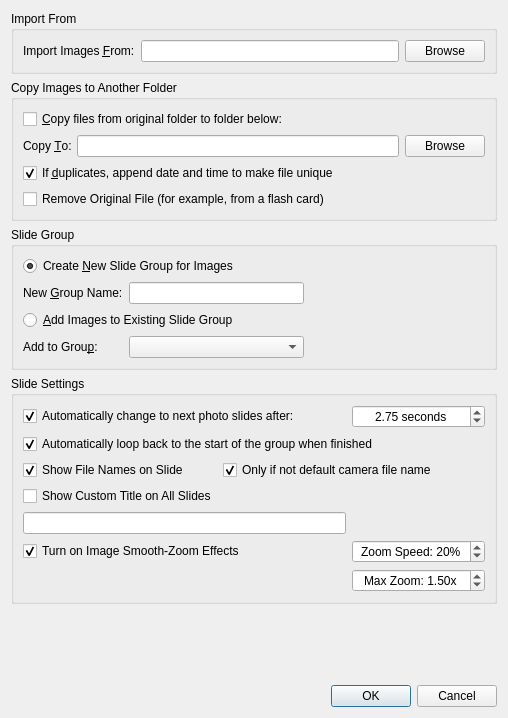
<?xml version="1.0" encoding="UTF-8"?>
<ui version="4.0">
 <class>ImageImportDialog</class>
 <widget class="QDialog" name="ImageImportDialog">
  <property name="geometry">
   <rect>
    <x>0</x>
    <y>0</y>
    <width>508</width>
    <height>718</height>
   </rect>
  </property>
  <property name="windowTitle">
   <string>Image Import Tool</string>
  </property>
  <layout class="QVBoxLayout" name="verticalLayout">
   <item>
    <widget class="QGroupBox" name="gbImportFrom">
     <property name="title">
      <string>Import From</string>
     </property>
     <layout class="QHBoxLayout" name="horizontalLayout">
      <item>
       <widget class="QLabel" name="label_2">
        <property name="text">
         <string>Import Images &amp;From:</string>
        </property>
        <property name="buddy">
         <cstring>importFolder</cstring>
        </property>
       </widget>
      </item>
      <item>
       <widget class="QLineEdit" name="importFolder"/>
      </item>
      <item>
       <widget class="QPushButton" name="importBrowse">
        <property name="text">
         <string>Browse</string>
        </property>
       </widget>
      </item>
     </layout>
    </widget>
   </item>
   <item>
    <widget class="QGroupBox" name="gbCopyTo">
     <property name="title">
      <string>Copy Images to Another Folder</string>
     </property>
     <layout class="QGridLayout" name="gridLayout">
      <item row="0" column="0" colspan="3">
       <widget class="QCheckBox" name="copyFiles">
        <property name="text">
         <string>&amp;Copy files from original folder to folder below:</string>
        </property>
       </widget>
      </item>
      <item row="1" column="0">
       <widget class="QLabel" name="label">
        <property name="text">
         <string>Copy &amp;To:</string>
        </property>
        <property name="buddy">
         <cstring>copyToFolder</cstring>
        </property>
       </widget>
      </item>
      <item row="1" column="1">
       <widget class="QLineEdit" name="copyToFolder"/>
      </item>
      <item row="1" column="2">
       <widget class="QPushButton" name="copyToBrowse">
        <property name="text">
         <string>Browse</string>
        </property>
       </widget>
      </item>
      <item row="3" column="0" colspan="3">
       <widget class="QCheckBox" name="removeOrig">
        <property name="text">
         <string>Remove Original File (for example, from a flash card)</string>
        </property>
       </widget>
      </item>
      <item row="2" column="0" colspan="3">
       <widget class="QCheckBox" name="renameDuplicates">
        <property name="text">
         <string>If &amp;duplicates, append date and time to make file unique</string>
        </property>
        <property name="checked">
         <bool>true</bool>
        </property>
       </widget>
      </item>
     </layout>
    </widget>
   </item>
   <item>
    <widget class="QGroupBox" name="gbSlideGroup">
     <property name="title">
      <string>Slide Group</string>
     </property>
     <layout class="QGridLayout" name="gridLayout_2">
      <item row="0" column="0" rowspan="2" colspan="3">
       <widget class="QRadioButton" name="createNewGroup">
        <property name="text">
         <string>Create &amp;New Slide Group for Images</string>
        </property>
        <property name="checked">
         <bool>true</bool>
        </property>
       </widget>
      </item>
      <item row="3" column="0" colspan="3">
       <widget class="QRadioButton" name="addImagesToExisting">
        <property name="text">
         <string>&amp;Add Images to Existing Slide Group</string>
        </property>
       </widget>
      </item>
      <item row="2" column="0">
       <widget class="QLabel" name="label_3">
        <property name="text">
         <string>New &amp;Group Name:</string>
        </property>
        <property name="buddy">
         <cstring>newGroupName</cstring>
        </property>
       </widget>
      </item>
      <item row="2" column="1">
       <widget class="QLineEdit" name="newGroupName"/>
      </item>
      <item row="4" column="0">
       <widget class="QLabel" name="label_4">
        <property name="text">
         <string>Add to Grou&amp;p:</string>
        </property>
        <property name="buddy">
         <cstring>existingGroup</cstring>
        </property>
       </widget>
      </item>
      <item row="4" column="1">
       <widget class="QComboBox" name="existingGroup"/>
      </item>
      <item row="2" column="2">
       <spacer name="horizontalSpacer">
        <property name="orientation">
         <enum>Qt::Horizontal</enum>
        </property>
        <property name="sizeHint" stdset="0">
         <size>
          <width>40</width>
          <height>20</height>
         </size>
        </property>
       </spacer>
      </item>
     </layout>
    </widget>
   </item>
   <item>
    <widget class="QGroupBox" name="groupBox">
     <property name="title">
      <string>Slide Settings</string>
     </property>
     <layout class="QGridLayout" name="gridLayout_3">
      <item row="0" column="0" colspan="2">
       <widget class="QCheckBox" name="flagAutoChange">
        <property name="text">
         <string>Automatically change to next photo slides after:</string>
        </property>
        <property name="checked">
         <bool>true</bool>
        </property>
       </widget>
      </item>
      <item row="2" column="0">
       <widget class="QCheckBox" name="flagShowNames">
        <property name="text">
         <string>Show File Names on Slide</string>
        </property>
        <property name="checked">
         <bool>true</bool>
        </property>
       </widget>
      </item>
      <item row="1" column="0" colspan="3">
       <widget class="QCheckBox" name="flagLoop">
        <property name="text">
         <string>Automatically loop back to the start of the group when finished</string>
        </property>
        <property name="checked">
         <bool>true</bool>
        </property>
       </widget>
      </item>
      <item row="0" column="2">
       <widget class="QDoubleSpinBox" name="changeTime">
        <property name="alignment">
         <set>Qt::AlignCenter</set>
        </property>
        <property name="suffix">
         <string> seconds</string>
        </property>
        <property name="value">
         <double>2.750000000000000</double>
        </property>
       </widget>
      </item>
      <item row="6" column="0" colspan="2">
       <widget class="QCheckBox" name="zoomImage">
        <property name="text">
         <string>Turn on Image Smooth-Zoom Effects</string>
        </property>
        <property name="checked">
         <bool>true</bool>
        </property>
       </widget>
      </item>
      <item row="2" column="1" colspan="2">
       <widget class="QCheckBox" name="flagNotDefault">
        <property name="text">
         <string>Only if not default camera file name</string>
        </property>
        <property name="checked">
         <bool>true</bool>
        </property>
       </widget>
      </item>
      <item row="7" column="2">
       <widget class="QDoubleSpinBox" name="zoomFactor">
        <property name="alignment">
         <set>Qt::AlignCenter</set>
        </property>
        <property name="prefix">
         <string>Max Zoom: </string>
        </property>
        <property name="suffix">
         <string>x</string>
        </property>
        <property name="minimum">
         <double>1.010000000000000</double>
        </property>
        <property name="maximum">
         <double>10.000000000000000</double>
        </property>
        <property name="singleStep">
         <double>0.500000000000000</double>
        </property>
        <property name="value">
         <double>1.500000000000000</double>
        </property>
       </widget>
      </item>
      <item row="6" column="2">
       <widget class="QSpinBox" name="zoomSpeed">
        <property name="alignment">
         <set>Qt::AlignCenter</set>
        </property>
        <property name="suffix">
         <string>%</string>
        </property>
        <property name="prefix">
         <string>Zoom Speed: </string>
        </property>
        <property name="minimum">
         <number>1</number>
        </property>
        <property name="maximum">
         <number>100</number>
        </property>
        <property name="value">
         <number>20</number>
        </property>
       </widget>
      </item>
      <item row="3" column="0">
       <widget class="QCheckBox" name="addCustomTitle">
        <property name="text">
         <string>Show Custom Title on All Slides</string>
        </property>
       </widget>
      </item>
      <item row="5" column="0" colspan="2">
       <widget class="QLineEdit" name="customTitle"/>
      </item>
     </layout>
    </widget>
   </item>
   <item>
    <spacer name="verticalSpacer">
     <property name="orientation">
      <enum>Qt::Vertical</enum>
     </property>
     <property name="sizeHint" stdset="0">
      <size>
       <width>20</width>
       <height>40</height>
      </size>
     </property>
    </spacer>
   </item>
   <item>
    <widget class="QDialogButtonBox" name="buttonBox">
     <property name="orientation">
      <enum>Qt::Horizontal</enum>
     </property>
     <property name="standardButtons">
      <set>QDialogButtonBox::Cancel|QDialogButtonBox::Ok</set>
     </property>
    </widget>
   </item>
  </layout>
 </widget>
 <resources/>
 <connections>
  <connection>
   <sender>buttonBox</sender>
   <signal>accepted()</signal>
   <receiver>ImageImportDialog</receiver>
   <slot>accept()</slot>
   <hints>
    <hint type="sourcelabel">
     <x>245</x>
     <y>698</y>
    </hint>
    <hint type="destinationlabel">
     <x>157</x>
     <y>274</y>
    </hint>
   </hints>
  </connection>
  <connection>
   <sender>buttonBox</sender>
   <signal>rejected()</signal>
   <receiver>ImageImportDialog</receiver>
   <slot>reject()</slot>
   <hints>
    <hint type="sourcelabel">
     <x>313</x>
     <y>698</y>
    </hint>
    <hint type="destinationlabel">
     <x>286</x>
     <y>274</y>
    </hint>
   </hints>
  </connection>
  <connection>
   <sender>copyFiles</sender>
   <signal>toggled(bool)</signal>
   <receiver>label</receiver>
   <slot>setEnabled(bool)</slot>
   <hints>
    <hint type="sourcelabel">
     <x>106</x>
     <y>120</y>
    </hint>
    <hint type="destinationlabel">
     <x>62</x>
     <y>152</y>
    </hint>
   </hints>
  </connection>
  <connection>
   <sender>copyFiles</sender>
   <signal>toggled(bool)</signal>
   <receiver>copyToFolder</receiver>
   <slot>setEnabled(bool)</slot>
   <hints>
    <hint type="sourcelabel">
     <x>182</x>
     <y>120</y>
    </hint>
    <hint type="destinationlabel">
     <x>236</x>
     <y>149</y>
    </hint>
   </hints>
  </connection>
  <connection>
   <sender>copyFiles</sender>
   <signal>toggled(bool)</signal>
   <receiver>copyToBrowse</receiver>
   <slot>setEnabled(bool)</slot>
   <hints>
    <hint type="sourcelabel">
     <x>245</x>
     <y>120</y>
    </hint>
    <hint type="destinationlabel">
     <x>455</x>
     <y>160</y>
    </hint>
   </hints>
  </connection>
  <connection>
   <sender>copyFiles</sender>
   <signal>toggled(bool)</signal>
   <receiver>renameDuplicates</receiver>
   <slot>setEnabled(bool)</slot>
   <hints>
    <hint type="sourcelabel">
     <x>282</x>
     <y>120</y>
    </hint>
    <hint type="destinationlabel">
     <x>239</x>
     <y>177</y>
    </hint>
   </hints>
  </connection>
  <connection>
   <sender>createNewGroup</sender>
   <signal>toggled(bool)</signal>
   <receiver>label_3</receiver>
   <slot>setEnabled(bool)</slot>
   <hints>
    <hint type="sourcelabel">
     <x>112</x>
     <y>283</y>
    </hint>
    <hint type="destinationlabel">
     <x>126</x>
     <y>309</y>
    </hint>
   </hints>
  </connection>
  <connection>
   <sender>createNewGroup</sender>
   <signal>toggled(bool)</signal>
   <receiver>newGroupName</receiver>
   <slot>setEnabled(bool)</slot>
   <hints>
    <hint type="sourcelabel">
     <x>191</x>
     <y>283</y>
    </hint>
    <hint type="destinationlabel">
     <x>291</x>
     <y>309</y>
    </hint>
   </hints>
  </connection>
  <connection>
   <sender>addImagesToExisting</sender>
   <signal>toggled(bool)</signal>
   <receiver>existingGroup</receiver>
   <slot>setEnabled(bool)</slot>
   <hints>
    <hint type="sourcelabel">
     <x>184</x>
     <y>336</y>
    </hint>
    <hint type="destinationlabel">
     <x>291</x>
     <y>363</y>
    </hint>
   </hints>
  </connection>
  <connection>
   <sender>addImagesToExisting</sender>
   <signal>toggled(bool)</signal>
   <receiver>label_4</receiver>
   <slot>setEnabled(bool)</slot>
   <hints>
    <hint type="sourcelabel">
     <x>114</x>
     <y>336</y>
    </hint>
    <hint type="destinationlabel">
     <x>113</x>
     <y>363</y>
    </hint>
   </hints>
  </connection>
  <connection>
   <sender>buttonBox</sender>
   <signal>accepted()</signal>
   <receiver>ImageImportDialog</receiver>
   <slot>accept()</slot>
   <hints>
    <hint type="sourcelabel">
     <x>163</x>
     <y>698</y>
    </hint>
    <hint type="destinationlabel">
     <x>174</x>
     <y>329</y>
    </hint>
   </hints>
  </connection>
  <connection>
   <sender>copyFiles</sender>
   <signal>toggled(bool)</signal>
   <receiver>removeOrig</receiver>
   <slot>setEnabled(bool)</slot>
   <hints>
    <hint type="sourcelabel">
     <x>211</x>
     <y>123</y>
    </hint>
    <hint type="destinationlabel">
     <x>200</x>
     <y>210</y>
    </hint>
   </hints>
  </connection>
  <connection>
   <sender>addCustomTitle</sender>
   <signal>toggled(bool)</signal>
   <receiver>customTitle</receiver>
   <slot>setEnabled(bool)</slot>
   <hints>
    <hint type="sourcelabel">
     <x>137</x>
     <y>513</y>
    </hint>
    <hint type="destinationlabel">
     <x>184</x>
     <y>548</y>
    </hint>
   </hints>
  </connection>
 </connections>
</ui>
